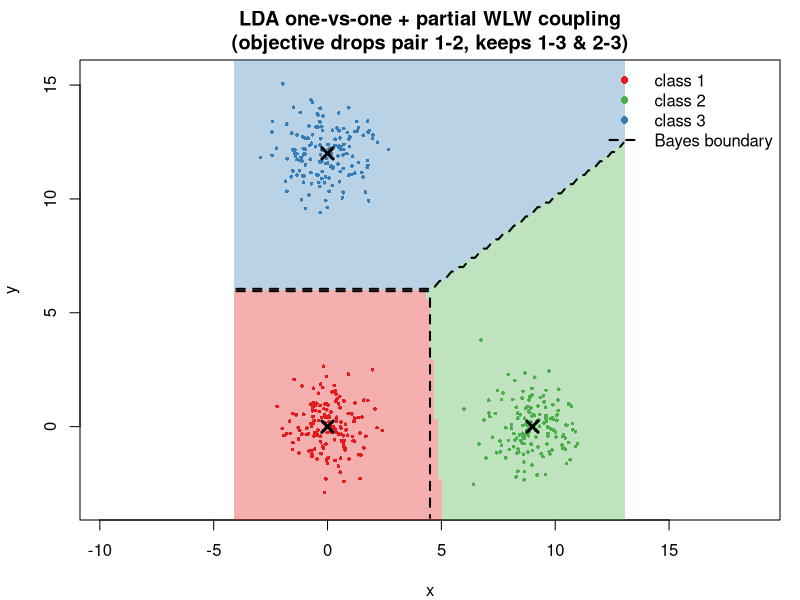
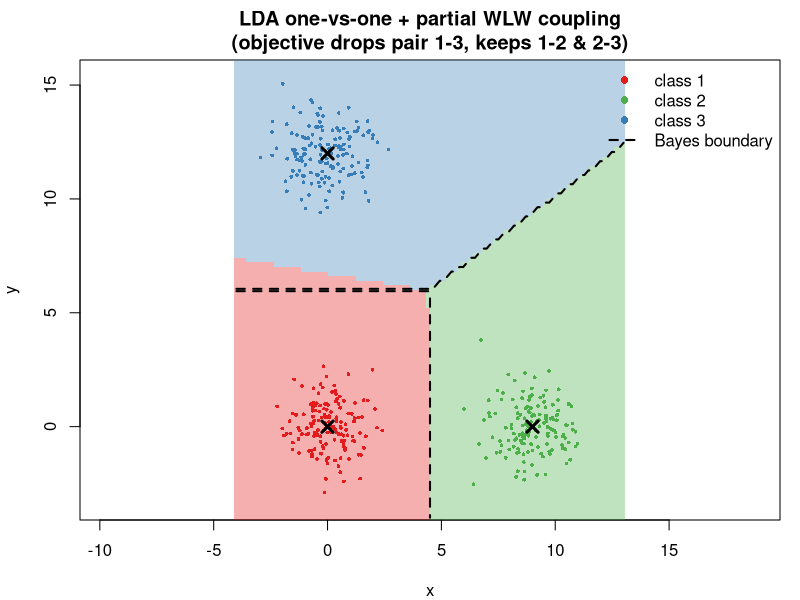
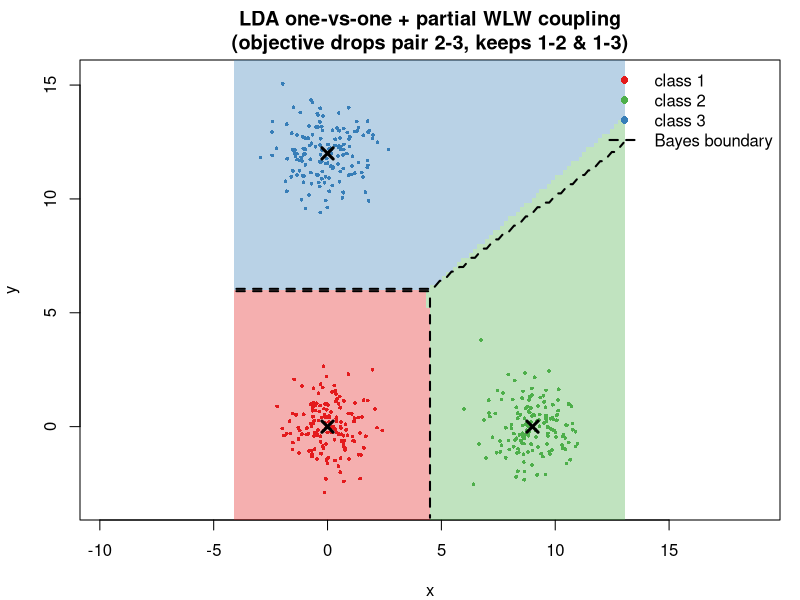
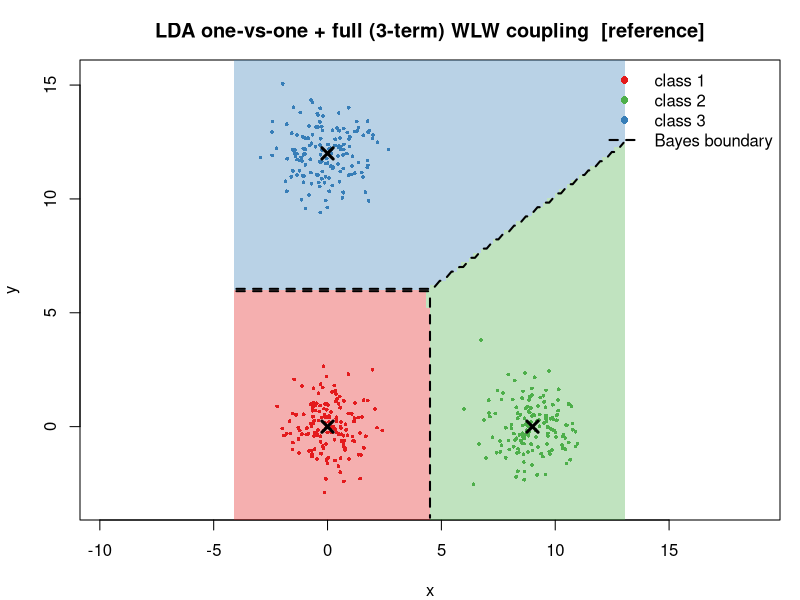

Here is the R script that generated these plots, in order:
# LDA one-vs-one + PARTIAL Wu-Lin-Weng coupling.
#
# Same 3-class setup as three_class_firth_coupling.R / three_class_firth_partial_wlw.R
# (self-contained here): bivariate Normal classes, identity covariance, means
# forming a 9-12-15 right triangle (right angle at class 1), 150 points per
# class. The base pairwise (one-vs-one) classifier here is LDA instead of
# Firth logistic regression -- one MASS::lda fit per class pair, the same
# construction as pair_fits_lda / pr_pair_lda in three_class_firth_coupling.R
# -- combined with the full (3-term) Wu-Lin-Weng coupling and with the same
# three "partial" coupling variants (each dropping one pairwise term from the
# coupling objective) used in three_class_firth_partial_wlw.R. This is the
# LDA analogue of that script's four argmax figures, for a direct comparison
# of how much the choice of base one-vs-one classifier (Firth vs. LDA)
# matters for the partial-coupling behavior.

set.seed(1)

## ---- 1. Class means: right triangle with sides 9, 12, 15 ------------------
mu1 <- c(0, 0)
mu2 <- c(9, 0)
mu3 <- c(0, 12)   # right angle at mu1; |mu2-mu3| = sqrt(9^2+12^2) = 15
means <- rbind(mu1, mu2, mu3)
rownames(means) <- paste0("class", 1:3)

## ---- 2. Sample data ---------------------------------------------------------
n <- 150   # points per class
sample_class <- function(mu, n) cbind(x = rnorm(n, mu[1], 1), y = rnorm(n, mu[2], 1))
X1 <- sample_class(mu1, n); X2 <- sample_class(mu2, n); X3 <- sample_class(mu3, n)
dat <- data.frame(
  x = c(X1[, 1], X2[, 1], X3[, 1]),
  y = c(X1[, 2], X2[, 2], X3[, 2]),
  class = factor(rep(1:3, each = n))
)

## ---- 3. One-vs-one LDA, via the closed-form pooled-covariance discriminant
## (rather than MASS::lda + predict.lda's posterior), so the pairwise
## comparison is available as a raw linear log-odds score at full floating-
## point precision. predict.lda()$posterior rounds to *exactly* 1.0 (or 0.0)
## once the discriminant score exceeds about 37 in magnitude -- routine here,
## since the classes are 9-15 units apart with unit variance. That's
## harmless for the *full* 3-term coupling below (the other two pairwise
## terms keep each class's Q[t,t] away from zero regardless), but it
## silently destroys exactly the information the *partial*-coupling closed
## form needs: far from the hub class, deciding between the two dropped-pair
## classes comes down to the *difference* of two individually-huge log-odds,
## and that difference is a smooth, well-behaved quantity even where each
## log-odds on its own has long since saturated a raw probability to 0/1.
pairs <- combn(3, 2, simplify = FALSE)   # (1,2) (1,3) (2,3)
pair_coef <- list()
for (pr in pairs) {
  lo <- pr[1]; hi <- pr[2]
  Xlo <- as.matrix(dat[dat$class == lo, c("x", "y")])
  Xhi <- as.matrix(dat[dat$class == hi, c("x", "y")])
  n_lo <- nrow(Xlo); n_hi <- nrow(Xhi)
  mlo <- colMeans(Xlo); mhi <- colMeans(Xhi)
  Sigma <- ((n_lo - 1) * cov(Xlo) + (n_hi - 1) * cov(Xhi)) / (n_lo + n_hi - 2)
  Sinv  <- solve(Sigma)
  w <- as.numeric(Sinv %*% (mhi - mlo))
  b <- -0.5 * as.numeric(mhi %*% Sinv %*% mhi - mlo %*% Sinv %*% mlo) +
       log(n_hi / n_lo)
  pair_coef[[paste0(lo, "_", hi)]] <- list(w = w, b = b)
}

## Raw signed log-odds of class hi over class lo (lo < hi), at full
## precision -- positive favors hi. This is what MASS::lda's linear
## discriminant reduces to for two groups; computing it directly (instead of
## going through predict.lda) is what lets it stay informative however far
## Xnew is from the training data.
eta_pair_raw <- function(lo, hi, Xnew) {
  cf <- pair_coef[[paste0(lo, "_", hi)]]
  as.numeric(Xnew %*% cf$w + cf$b)
}

## Signed log-odds of class a over class b (a != b, either order) --
## positive favors a.
log_odds <- function(a, b, Xnew) {
  lo <- min(a, b); hi <- max(a, b)
  eta <- eta_pair_raw(lo, hi, Xnew)
  if (a == hi) eta else -eta
}

## Pr(class a | class a or b) at points Xnew, for any a != b -- used only by
## the full coupling below, where saturation is harmless.
pr_pair <- function(a, b, Xnew) plogis(log_odds(a, b, Xnew))

## ---- 4. Wu-Lin-Weng coupling, generalized to an arbitrary subset of pairs -
## `include`: a list of pairs, e.g. list(c(1,2), c(1,3)), that defines which
## terms of the least-squares objective L(p) = sum (r_ji p_i - r_ij p_j)^2
## are included. Passing all 3 pairs reproduces the original full WLW
## algorithm exactly; passing 2 gives the "partial" coupling used here.
wlw_couple_general <- function(r, include, max_iter = 200, eps = NULL) {
  k <- nrow(r)
  if (is.null(eps)) eps <- 0.005 / k
  Q <- matrix(0, k, k)
  for (pr in include) {
    a <- pr[1]; b <- pr[2]
    Q[a, a] <- Q[a, a] + r[b, a]^2
    Q[b, b] <- Q[b, b] + r[a, b]^2
    Q[a, b] <- Q[a, b] - r[b, a] * r[a, b]
    Q[b, a] <- Q[b, a] - r[a, b] * r[b, a]
  }
  p <- rep(1 / k, k)
  for (iter in 1:max_iter) {
    Qp  <- as.vector(Q %*% p)
    pQp <- sum(p * Qp)
    if (max(abs(Qp - pQp)) < eps) break
    for (t in 1:k) {
      if (Q[t, t] == 0) next   # class t not covered by any included pair
      diff  <- (-Qp[t] + pQp) / Q[t, t]
      p[t]  <- p[t] + diff
      pQp   <- (pQp + diff * (diff * Q[t, t] + 2 * Qp[t])) / (1 + diff)^2
      Qp    <- (Qp + diff * Q[t, ]) / (1 + diff)
      p     <- p / (1 + diff)
    }
  }
  p / sum(p)
}

all_pairs <- list(c(1, 2), c(1, 3), c(2, 3))
wlw_full   <- function(r) wlw_couple_general(r, all_pairs)

## Partial coupling (exactly 2 of the 3 pairs kept) has a closed form and
## doesn't need the iterative solver at all. With pair (i,j) dropped, the
## two kept pairs (i,k) and (j,k) share the third class k as a common "hub",
## so the objective splits into two INDEPENDENT squared terms -- one in
## (p_i, p_k), one in (p_j, p_k) -- each of which can be driven to exactly
## zero, giving p_i : p_j : p_k = exp(eta_ik) : exp(eta_jk) : 1, where
## eta_ik = log(p_i/p_k) is pair (i,k)'s signed log-odds. We compute this
## directly from the RAW log-odds (log_odds(), never saturated) via the
## standard softmax stabilization (subtract the max before exponentiating),
## rather than first collapsing each side to a probability and then
## dividing -- the latter is what produced the numerical noise before: once
## both r[i,k] and r[j,k] round to exactly 1.0, their ratio carries no
## information about which of i, j actually dominates.
couple_predict_partial <- function(Xnew, i, j, k) {
  eta_i <- log_odds(i, k, Xnew)   # positive favors i over k
  eta_j <- log_odds(j, k, Xnew)   # positive favors j over k
  Pm <- matrix(0, nrow(Xnew), 3)
  for (row in seq_len(nrow(Xnew))) {
    L <- numeric(3)
    L[i] <- eta_i[row]; L[j] <- eta_j[row]; L[k] <- 0
    w <- exp(L - max(L))
    Pm[row, ] <- w / sum(w)
  }
  Pm
}
couple_predict_drop12 <- function(Xnew) couple_predict_partial(Xnew, i = 1, j = 2, k = 3)
couple_predict_drop13 <- function(Xnew) couple_predict_partial(Xnew, i = 1, j = 3, k = 2)
couple_predict_drop23 <- function(Xnew) couple_predict_partial(Xnew, i = 2, j = 3, k = 1)

## Clamp pairwise probabilities away from exactly 0/1 (well-separated LDA
## fits can be numerically exactly 0/1, which would make some Q[t,t] exactly
## zero).
clamp01 <- function(p, eps = 1e-10) pmin(pmax(p, eps), 1 - eps)

couple_predict <- function(Xnew, couple_fn, pr_pair_fn = pr_pair) {
  r12 <- clamp01(pr_pair_fn(1, 2, Xnew)); r21 <- 1 - r12
  r13 <- clamp01(pr_pair_fn(1, 3, Xnew)); r31 <- 1 - r13
  r23 <- clamp01(pr_pair_fn(2, 3, Xnew)); r32 <- 1 - r23
  Pm <- matrix(0, nrow(Xnew), 3)
  for (i in seq_len(nrow(Xnew))) {
    r <- matrix(0, 3, 3)
    r[1, 2] <- r12[i]; r[2, 1] <- r21[i]
    r[1, 3] <- r13[i]; r[3, 1] <- r31[i]
    r[2, 3] <- r23[i]; r[3, 2] <- r32[i]
    Pm[i, ] <- couple_fn(r)
  }
  Pm
}

## ---- 5. Exact Bayes-optimal classifier from the TRUE generating model -----
bayes_predict <- function(Xnew) {
  D <- cbind(
    rowSums((Xnew - matrix(mu1, nrow(Xnew), 2, byrow = TRUE))^2),
    rowSums((Xnew - matrix(mu2, nrow(Xnew), 2, byrow = TRUE))^2),
    rowSums((Xnew - matrix(mu3, nrow(Xnew), 2, byrow = TRUE))^2)
  )
  logf <- -0.5 * D
  m <- apply(logf, 1, max)
  ex <- exp(logf - m)
  ex / rowSums(ex)
}

## ---- 6. Validate on the training data --------------------------------------
Xtr <- as.matrix(dat[, c("x", "y")])
acc <- function(P) mean(max.col(P) == as.integer(dat$class))

Ptr_full   <- couple_predict(Xtr, wlw_full)
Ptr_drop12 <- couple_predict_drop12(Xtr)
Ptr_drop13 <- couple_predict_drop13(Xtr)
Ptr_drop23 <- couple_predict_drop23(Xtr)
Ptr_bayes  <- bayes_predict(Xtr)

cat(sprintf(paste0("Training accuracy (LDA one-vs-one) -- full WLW: %.1f%%   drop(1,2): %.1f%%   ",
                    "drop(1,3): %.1f%%   drop(2,3): %.1f%%   Bayes: %.1f%%\n\n"),
            100 * acc(Ptr_full), 100 * acc(Ptr_drop12),
            100 * acc(Ptr_drop13), 100 * acc(Ptr_drop23), 100 * acc(Ptr_bayes)))

## ---- 7. Grid over the rectangle bounding the three means -------------------
margin <- 4
gx <- seq(min(means[, 1]) - margin, max(means[, 1]) + margin, length.out = 100)
gy <- seq(min(means[, 2]) - margin, max(means[, 2]) + margin, length.out = 100)
grid <- expand.grid(x = gx, y = gy)
Xg <- as.matrix(grid)
nx <- length(gx); ny <- length(gy)

grid$pred_full   <- max.col(couple_predict(Xg, wlw_full))
grid$pred_drop12 <- max.col(couple_predict_drop12(Xg))
grid$pred_drop13 <- max.col(couple_predict_drop13(Xg))
grid$pred_drop23 <- max.col(couple_predict_drop23(Xg))
grid$pred_bayes  <- max.col(bayes_predict(Xg))

add_bayes_boundary <- function() {
  contour(gx, gy, matrix(grid$pred_bayes, nx, ny), levels = c(1.5, 2.5),
          add = TRUE, drawlabels = FALSE, lwd = 2, lty = 2, col = "black")
}

## ---- 8. Visualize: argmax regions for the 3 partial-coupling variants -----
## (plus the full 3-term WLW coupling as a reference panel)
dir <- path.expand(".")
class_cols <- c("#e41a1c", "#4daf4a", "#377eb8")   # red, green, blue

plot_argmax <- function(pred_col, title, file_stub) {
  png(file.path(dir, file_stub), width = 7, height = 6, units = "in", res = 150)
  par(mar = c(4, 4, 3, 1))
  image(gx, gy, matrix(pred_col, nx, ny),
        col = adjustcolor(class_cols, alpha.f = 0.35), breaks = c(0.5, 1.5, 2.5, 3.5),
        xlab = "x", ylab = "y", asp = 1, main = title)
  points(dat$x, dat$y, col = class_cols[dat$class], pch = 16, cex = 0.5)
  points(means[, 1], means[, 2], pch = 4, lwd = 3, cex = 1.5)
  add_bayes_boundary()
  legend("topright", bty = "n", legend = c(paste("class", 1:3), "Bayes boundary"),
         col = c(class_cols, "black"), pch = c(16, 16, 16, NA), lty = c(NA, NA, NA, 2), lwd = 2)
  invisible(dev.off())
  cat("Wrote", file.path(dir, file_stub), "\n")
}

plot_argmax(grid$pred_drop12,
            "LDA one-vs-one + partial WLW coupling\n(objective drops pair 1-2, keeps 1-3 & 2-3)",
            "three_class_lda_partial_wlw_drop12_argmax.png")
plot_argmax(grid$pred_drop13,
            "LDA one-vs-one + partial WLW coupling\n(objective drops pair 1-3, keeps 1-2 & 2-3)",
            "three_class_lda_partial_wlw_drop13_argmax.png")
plot_argmax(grid$pred_drop23,
            "LDA one-vs-one + partial WLW coupling\n(objective drops pair 2-3, keeps 1-2 & 1-3)",
            "three_class_lda_partial_wlw_drop23_argmax.png")
plot_argmax(grid$pred_full,
            "LDA one-vs-one + full (3-term) WLW coupling  [reference]",
            "three_class_lda_full_wlw_argmax_reference.png")
